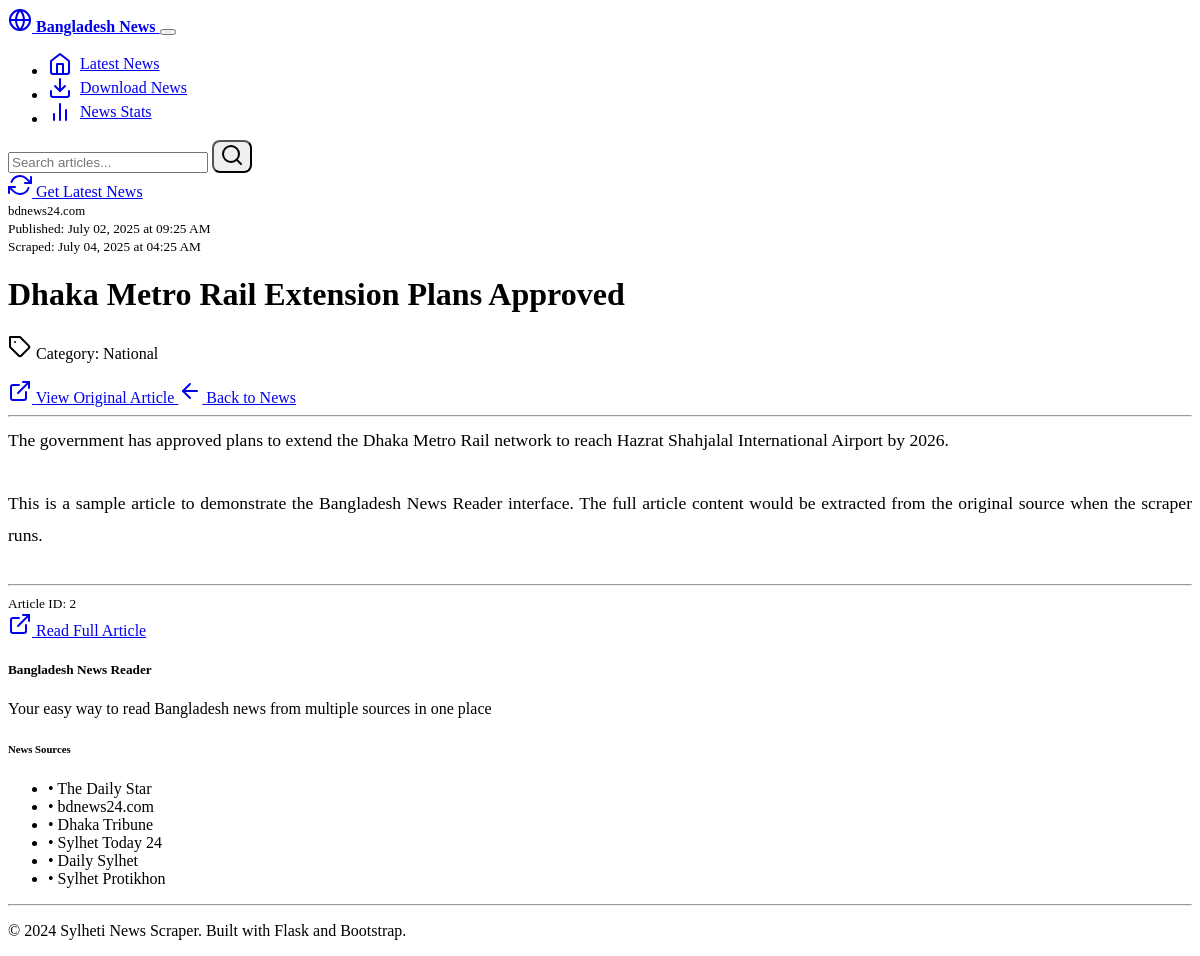
The app's page /article/2 with its own data.
### models.py (models this page shows, shortened)
class Article(db.Model):
    id = db.Column(Integer, primary_key=True)
    title = db.Column(String(500), nullable=False)
    content = db.Column(Text, nullable=True)
    summary = db.Column(Text, nullable=True)
    url = db.Column(String(1000), nullable=False, unique=True)
    source = db.Column(String(100), nullable=False)
    published_date = db.Column(DateTime, nullable=True)
    scraped_date = db.Column(DateTime, default=datetime.utcnow)
    author = db.Column(String(200), nullable=True)
    category = db.Column(String(100), nullable=True)
    image_url = db.Column(String(1000), nullable=True)
    is_active = db.Column(Boolean, default=True)

### routes.py (the view)
@app.route('/article/<int:article_id>')
def article_detail(article_id):
    article = Article.query.get_or_404(article_id)
    return render_template('article.html', article=article)

### templates/article.html (shortened to what this page needs)
{% extends "base.html" %}
{% block content %}
<div class="row">
    <div class="col-lg-8 mx-auto">
        <div class="card">
            <div class="card-body">
                <div class="mb-4">
                    <div class="d-flex justify-content-between align-items-center mb-3">
                        <span class="badge bg-primary">{{ article.source }}</span>
                        <div class="text-muted">
                            <small>
                                {% if article.published_date %}
                                    Published: {{ article.published_date.strftime('%B %d, %Y at %I:%M %p') }}
                                {% endif %}
                                {% if article.scraped_date %}
                                    <br>Scraped: {{ article.scraped_date.strftime('%B %d, %Y at %I:%M %p') }}
                                {% endif %}
                            </small>
                        </div>
                    </div>
                    <h1 class="mb-3">{{ article.title }}</h1>
                    {% if article.category %}
                        <p class="text-muted mb-3">
                            <i data-feather="tag"></i>
                            Category: {{ article.category }}
                        </p>
                    {% endif %}
                    <div class="mb-3">
                        <a href="{{ article.url }}" target="_blank" class="btn btn-outline-primary">
                            <i data-feather="external-link"></i>
                            View Original Article
                        </a>
                        <a href="{{ url_for('index') }}" class="btn btn-outline-secondary">
                            <i data-feather="arrow-left"></i>
                            Back to News
                        </a>
                    </div>
                </div>
                <hr>
                <div class="article-content">
                    {% if article.content %}
                        <div class="content-text">
                            {{ article.content | replace('\n', '<br>') | safe }}
                        </div>
                    {% else %}
                        <div class="text-center text-muted py-4">
                            <i data-feather="file-text" class="mb-2" style="width: 48px; height: 48px;"></i>
                            <p>Article content not available. Please visit the original article.</p>
                        </div>
                    {% endif %}
                </div>
                <hr>
                <div class="d-flex justify-content-between align-items-center">
                    <div>
                        <small class="text-muted">
                            Article ID: {{ article.id }}
                        </small>
                    </div>
                    <div>
                        <a href="{{ article.url }}" target="_blank" class="btn btn-sm btn-primary">
                            <i data-feather="external-link"></i>
                            Read Full Article
                        </a>
                    </div>
                </div>
            </div>
        </div>
    </div>
</div>
{% endblock %}

### static/css/custom.css (style rules this page uses)
.article-content { line-height: 1.8; font-size: 1.1rem; }
.content-text { text-align: justify; margin-bottom: 2rem; }
.card { transition: transform 0.2s ease-in-out, box-shadow 0.2s ease-in-out; }
.badge { font-size: 0.8rem; }
.btn { border-radius: 0.5rem; }
html { scroll-behavior: smooth; }

### records on screen
Article: source "bdnews24.com", published_date "July 02, 2025 at 09:25 AM", scraped_date "July 04, 2025 at 04:25 AM", title "Dhaka Metro Rail Extension Plans Approved", category "National", content "The government has approved plans to extend the Dhaka Metro Rail network to reach Hazrat Shahjalal International Airport by 2026. This is a sample article to demonstrate the Bangladesh News Reader interface. The full article content would be extracted from the original source when the scraper runs.", id "2"
